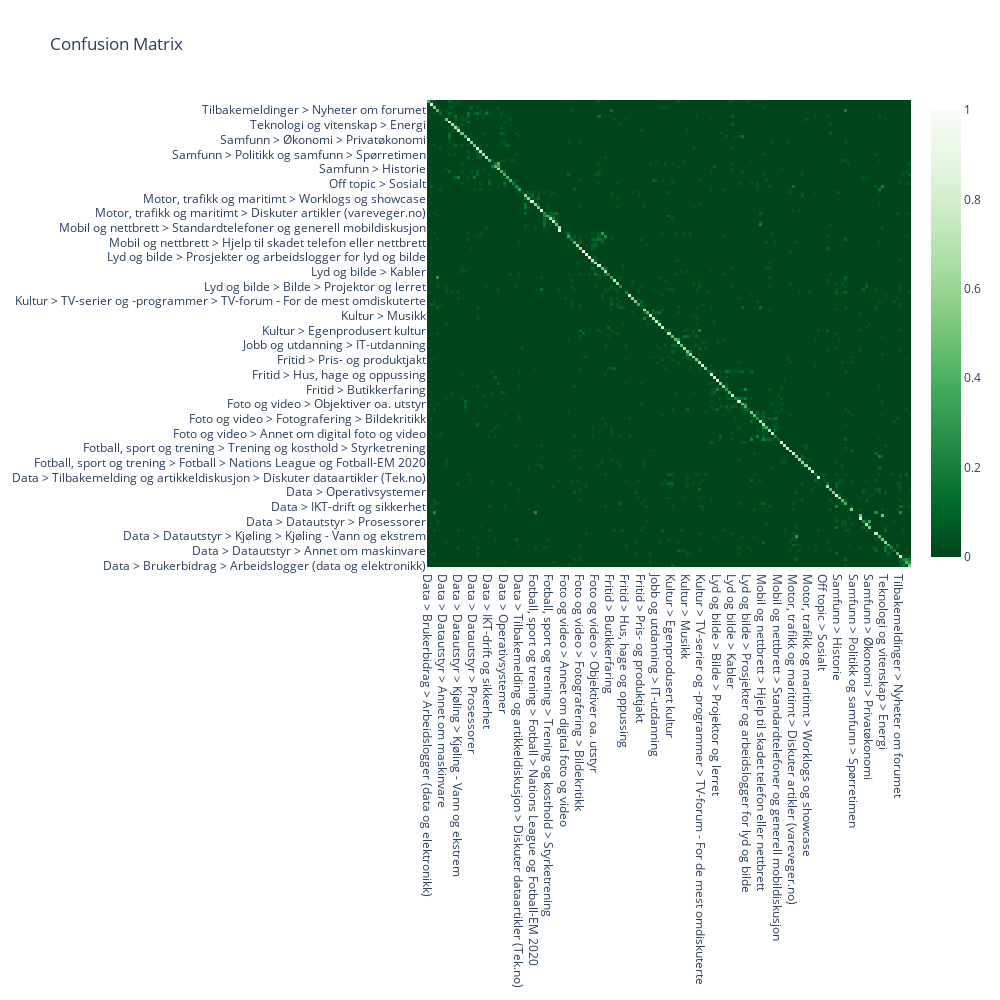

The cell this chart's notebook holds for it:
### Code cell
iplot(fig)

### Figure 1 — Plotly figure (JSON) as saved in the notebook; plotly's stock layout.template omitted (floating-point values rounded to 4 significant figures; data arrays with more than 128 entries replaced by an {"elided": "..."} marker saying what was removed)
{"data": [{"colorscale": [[0, "rgb(247,252,245)"], [0.125, "rgb(229,245,224)"], [0.25, "rgb(199,233,192)"], [0.375, "rgb(161,217,155)"], [0.5, "rgb(116,196,118)"], [0.625, "rgb(65,171,93)"], [0.75, "rgb(35,139,69)"], [0.875, "rgb(0,109,44)"], [1, "rgb(0,68,27)"]], "reversescale": true, "type": "heatmap", "x": {"elided": "159 str values"}, "y": {"elided": "159 str values"}, "z": {"elided": "159x159 float values"}}], "layout": {"height": 1000, "title": {"text": "Confusion Matrix"}, "width": 1000, "xaxis": {"autorange": true, "range": [-0.5, 158.5], "type": "category"}, "yaxis": {"autorange": true, "range": [-0.5, 158.5], "type": "category"}}}
